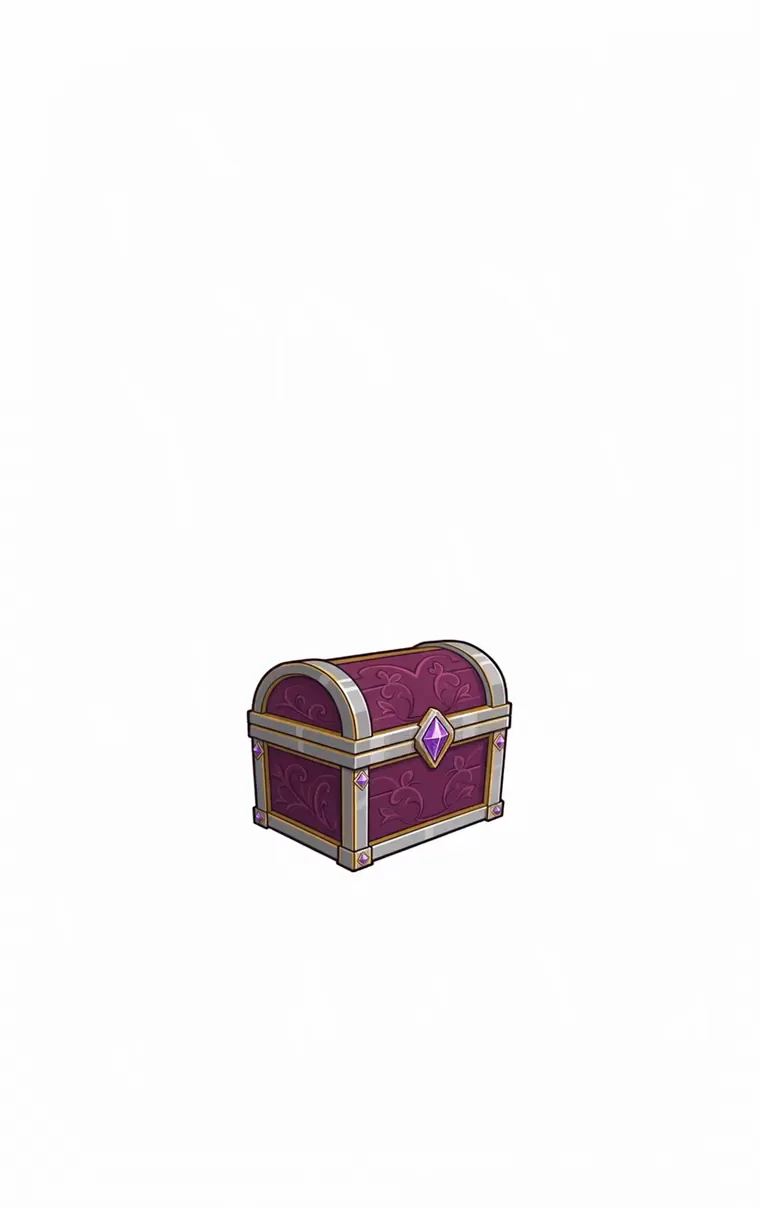
#> input picture assets/ui-prototype/chest/rarity-v1/epic/closed-still.webp, 760 x 1208 px
$ python -i video2frames.py   (imports and definitions only)
#> lines starting #> are read from the running program, lines starting #| are printed output that depends on the picture; after the words box and inside, x2 and y2 are one past the last pixel; in counts of white or black regions, pixels touching at a corner belong together
#> further down, picture is the input picture: PIL image 760x1208 RGB; mean R, G, B 245.9, 244, 244.6
#!/usr/bin/env python3
"""白底视频 → 对齐到 960×902 的透明帧。`video2sprite.py` 的轻量替代。

    ~/.venvs/idle-art/bin/python tools/video2frames.py <输入.mp4> <段名>
    ... <输入.mp4> <段名> --strip x0,y0,x1,y1      # 先抹掉画面里的道具

### 什么时候用这个，什么时候用 video2sprite

`video2sprite.py` 走 rembg（通用抠图模型，几百 MB + 模型下载），
是为背景不干净的早期素材写的。**如果视频背景本来就是纯白/浅灰**——
现在用固定首尾帧 + 「背景纯白」提示词生成的都是——那用不着模型：
四角 floodfill 吃掉外部背景，再取主连通域即可，快且没有 alpha 薄雾问题。

rembg 不在 `~/.venvs/idle-art` 里（venv 重建过）。装它之前先想想需不需要。

### --strip：把生成时当参照物的道具抹掉

灯泡这类「必须纹丝不动、而且要能点」的元素要做成 UI 组件叠在画布上，
但**生成视频时得把它画进锚点图**——模型需要视觉参照，
否则「让角色看向右上方的空气」出来的动作会飘（见 skill）。

所以生成完要把它抹回背景色。`--strip` 接原始视频坐标系里的矩形，
在缩放裁切之前处理：用首帧在该矩形内取最大非白连通域当 mask，逐帧抹白。

抹之前会自动验两件事并打印：
  - **mask 内有没有角色像素**：有就说明角色会走到道具前面，整块抹会挖掉角色
  - **每帧与首帧在 mask 内的差异**：道具自己变形/位移时这个值会跳
    （`bulb-point` 原片 f54 灯泡缩到约 75%，差异 58%——但因为要整块抹掉，不影响）

### 画布对齐（这条最容易做错）

九段成品是 **960×902**，而生成出来的视频是正方形。缩放 + 裁切必须让新段和
九段落在同一个画布坐标系里，否则切换动画角色会跳。

对齐基准是**九段成品帧的脚底**（`idle-magnifier` 首帧实测 y=852），不是锚点图：
锚点 960×960 里角色 y 82~898，而成品首帧 y 45~852——角色高度差了 9px（约 1%），
那是模型生成的正常波动。照搬锚点的裁切参数会偏 9px。

所以：等比缩到 960 宽 → 量出本段首帧的脚底 → 反推 top 使脚底落在 852。
"""
import argparse, glob, os, subprocess, sys, tempfile
import numpy as np
from PIL import Image, ImageDraw
from scipy import ndimage
from pet_matte import clean_edges

ROOT = os.path.dirname(os.path.dirname(os.path.abspath(__file__)))
W, H = 960, 902
FEET_Y = 852            # 九段成品帧的脚底基准，实测自 idle-magnifier/frames/frame_000.png
BG_TOL = 26             # floodfill 容差；背景是纯白/极浅灰，给足余量吃掉抗锯齿
SHADOW_BAND = 90        # 从最低点往上多少像素内找地面阴影
SHADOW_LUM = (150, 252)  # 阴影明度区间：比黑衣亮得多，比纯白暗一点
SHADOW_NEUTRAL = 22     # 通道极差小于此视为中性灰（企鹅脚是黄色，不会中招）


# [82 lines left out: functions build_prop_mask, audit_prop_mask, content_rows, drop_shadow, not called in this run]


def matte(im):
    """四角 floodfill 去外部背景 → 主连通域隔离（掉落的碎片、残留一并去掉）。"""
    q = im.convert("RGB")
    w, h = q.size
#> w = 760; h = 1208
    f = q.copy()
    for c in [(1, 1), (w - 2, 1), (1, h - 2), (w - 2, h - 2)]:
        ImageDraw.floodfill(f, c, (255, 0, 255), thresh=BG_TOL)
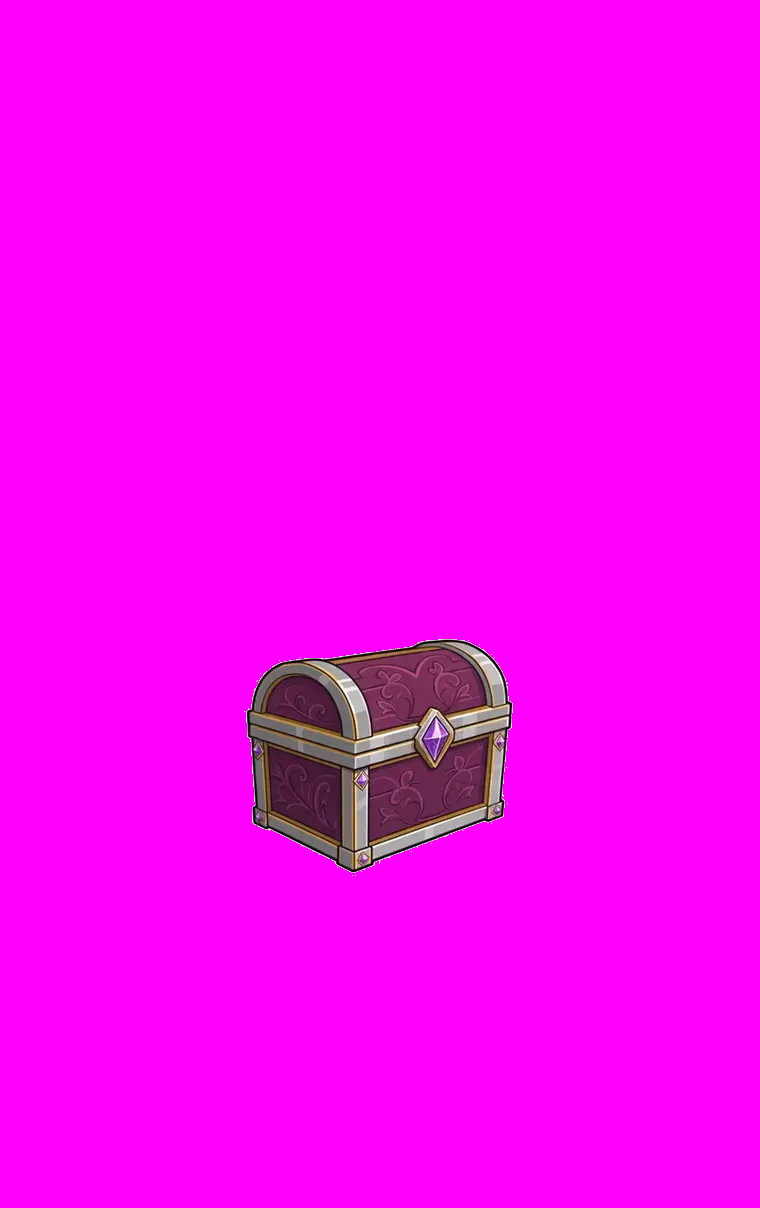
#> f: PIL image 760x1208 RGB; mean R, G, B 247.6, 4.3, 246.3
    a = np.asarray(f)
    outer = (a[..., 0] == 255) & (a[..., 1] == 0) & (a[..., 2] == 255)
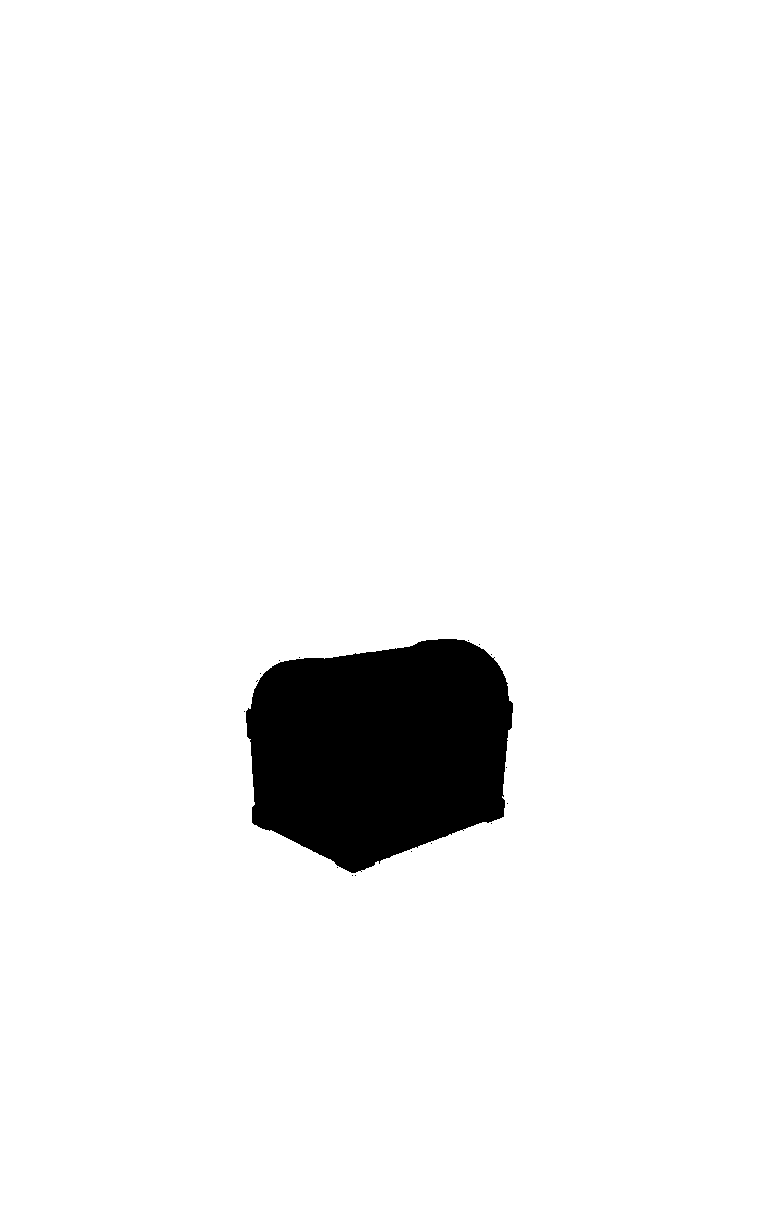
#> outer: shape (1208, 760) bool; 94.7% white; 17 black regions (16 under 20 px), largest, box (x1, y1, x2, y2) and area: (246, 639, 513, 873) 48698
    solid = ~outer
    lab, n = ndimage.label(solid)
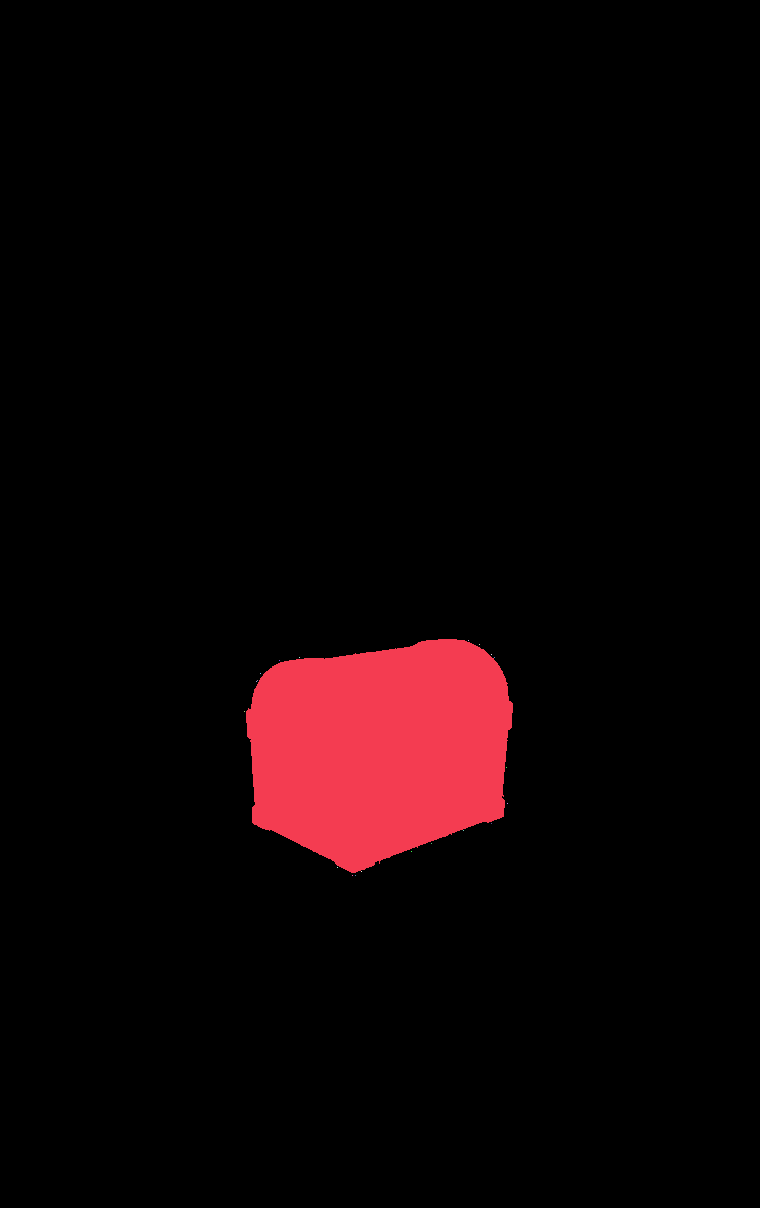
#> lab: shape (1208, 760) int32; 22 distinct labels, from 0 to 21; one colour per label, 0 black
#> n = 21
    if n > 1:                                   # 只留最大的一块，碎片丢掉
        sizes = ndimage.sum(solid, lab, range(1, n + 1))
#> sizes = 21 values, max 48695 at index 0, min 1 at index 1, mean 2319.8
        solid = lab == (np.argmax(sizes) + 1)
#> solid: shape (1208, 760) bool; 5.3% white; 1 white region, box (x1, y1, x2, y2) and area: (246, 639, 513, 873) 48695
    out = q.convert("RGBA")
    out.putalpha(Image.fromarray(np.where(solid, 255, 0).astype("uint8")))
    return out


# [73 lines left out: function main, not called in this run]


# [2 lines not run here, left out]

>>> from PIL import Image
>>> picture = Image.open('../assets/ui-prototype/chest/rarity-v1/epic/closed-still.webp')
>>> result = matte(picture)
